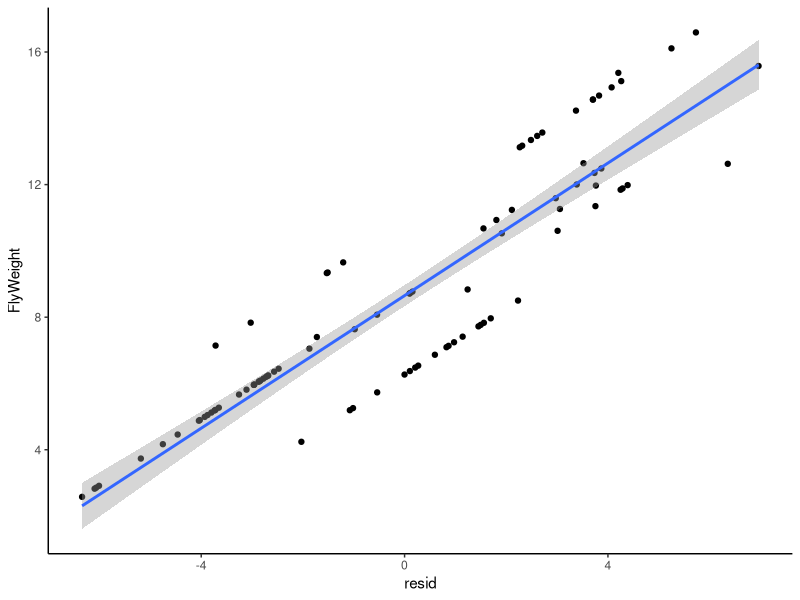
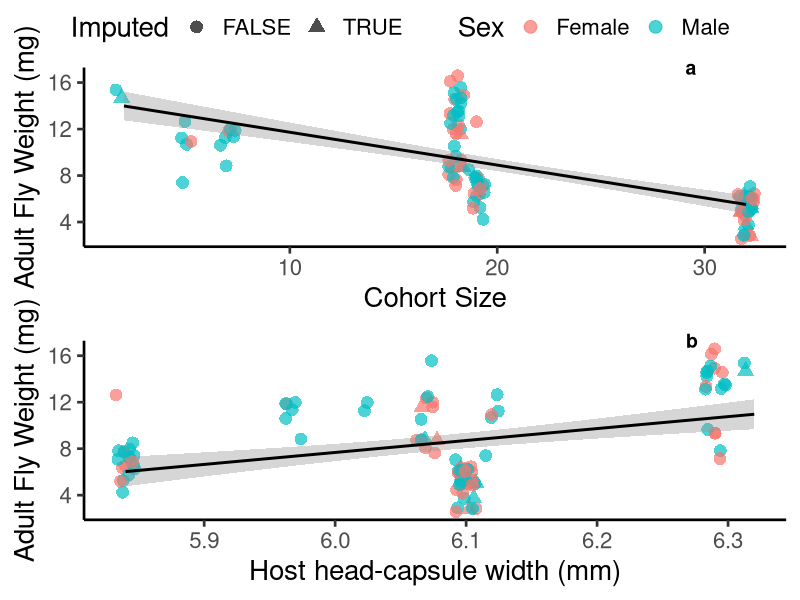
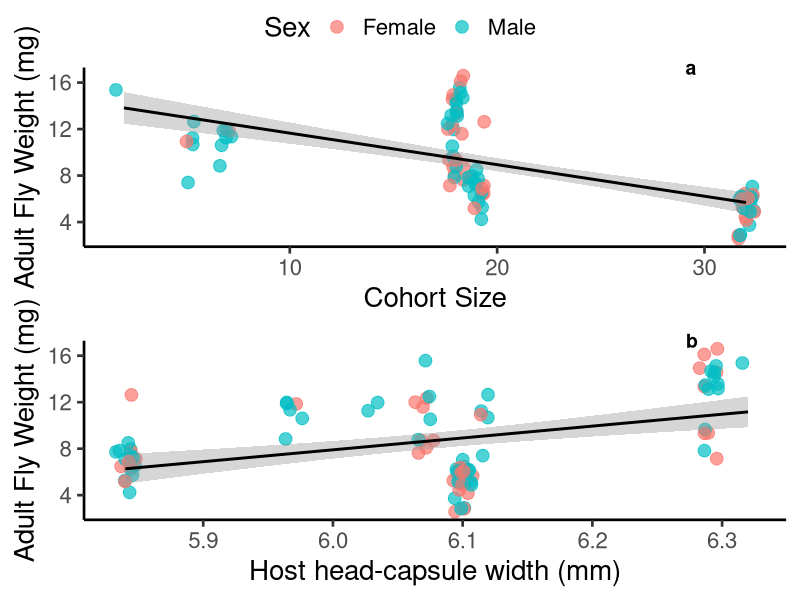

These charts were generated, in order, by the following R code: (Note: this script raises an error after producing the figures.)
#Script for Building cohort and size figures and analysis
#Keaton Wilson
#keatonwilson@me.com
#2018-09-06
#Packages
library(tidyverse)
library(caret)
library(VIM)
library(ggpubr)
library(car)

#Importing the master data file
tach_master = read_csv(file = "Data/TachDataFull.csv")

#Cleaning up a bit
tach_master = tach_master %>%
  select(-SiblingNumber, -NutritionIndex)
tach_master$Sex = factor(tach_master$Sex)

#First steps: 1. Let's get sibling numbers for each group so we can calculate the nutritional index.
siblings = tach_master %>%
  group_by(CaterpillarID) %>%
  summarize(sib_number = max(FlyID))

#left_Join this
tach_master = tach_master %>%
  left_join(siblings)

#Generating a Nutritional Index that is the head capsule width divided by the number of siblings in a cohort
tach_master = tach_master %>%
  mutate(nut_index = HeadCapsuleWidth/sib_number)

#Let's impute missing values with a weighted mean
tach_master_impute = as.tibble(kNN(tach_master, variable = colnames(tach_master[8:13]), numFun = "weightedMean"))
tach_master_impute$FlyWeight = as.numeric(tach_master_impute$FlyWeight)

#Number of imputations
tach_master_impute %>%
  select(UniqueFlyID, FlyWeight_imp:LegsWeight_imp) %>%
  summarize(sum_fw = sum(FlyWeight_imp),
            sum_hw = sum(HeadWeight_imp),
            sum_thw = sum(ThoraxWeight_imp),
            sum_abw = sum(AbWeight_imp),
            sum_ww = sum(WingWeight_imp),
            sum_lw = sum(LegsWeight_imp))

#Total observations 
tach_master_impute %>%
  select(FlyWeight, HeadWeight, ThoraxWeight, AbWeight, WingWeight, LegsWeight) %>%
  summarize(n())


##PLOTS##
#Fly weight as a function of sibling number
Fig.1 = ggplot(tach_master_impute, aes(x = sib_number, y = FlyWeight, color = Sex)) +
  geom_jitter(size = 4, alpha = 0.7, aes(shape = FlyWeight_imp)) +
  theme_classic(base_size = 20) +
  geom_smooth(method = "lm", aes(group = 1), color = "black") +
  xlab("Cohort Size") +
  ylab("Adult Fly Weight (mg)") +
  scale_color_discrete(labels = c("Female", "Male")) +
  scale_shape_discrete("Imputed")

#ggsave(Fig.1, file = "./output/Fig.1.pdf", device = "pdf", width = 10, height = 8, units = "in")

#Summary table
tach_master_impute %>%
  group_by(CaterpillarID) %>%
  summarize(sib_number = mean(sib_number),
            avg_fly_weight = mean(FlyWeight, na.rm = TRUE), 
            n = n()) %>%
  arrange(desc(sib_number))

#Fly weight as a function of head capsule size
Fig.2 = ggplot(tach_master_impute, aes(x = HeadCapsuleWidth, y = FlyWeight, color = Sex)) +
  geom_jitter(size = 4, alpha = 0.7, aes(shape = FlyWeight_imp)) +
  theme_classic(base_size = 20) +
  geom_smooth(method = "lm", aes(group = 1), color = "black") +
  xlab("Host head-capsule width (mm)") +
  ylab("Adult Fly Weight (mg)") +
  scale_color_discrete(labels = c("Female", "Male")) +
  scale_shape_discrete("Imputed")

fig_2_panel = ggarrange(Fig.1, Fig.2, labels = "auto", label.x = 0.85, common.legend = TRUE, nrow = 2)

ggsave(fig_2_panel, file = "./output/Fig.2.pdf", device = "pdf", width = 8.5, height = 11, units = "in")

#best model seems to be one that includes both cohort size and headcapsule width, additively.
lm0 = lm(FlyWeight ~ sib_number, data = tach_master_impute)
lm1 = lm(FlyWeight ~ sib_number + HeadCapsuleWidth, data = tach_master_impute)
lm2 = lm(FlyWeight ~ sib_number*HeadCapsuleWidth, data = tach_master_impute)
lm3 = lm(FlyWeight ~ sib_number*HeadCapsuleWidth*Sex, data = tach_master_impute)

summary(lm0)
summary(lm1)
summary(lm2)
summary(lm3)

AIC(lm0)
AIC(lm1)
AIC(lm2)
AIC(lm3)

#EVERYTHING IS THE SAME AS ABOVE EXCEPT NO IMPUTATION
tach_master = tach_master %>%
  mutate(FlyWeight = as.numeric(FlyWeight))

#Fly weight as a function of sibling number
Fig.1 = ggplot(tach_master, aes(x = sib_number, y = FlyWeight, color = Sex)) +
  geom_jitter(size = 4, alpha = 0.7) +
  theme_classic(base_size = 20) +
  geom_smooth(method = "lm", aes(group = 1), color = "black") +
  xlab("Cohort Size") +
  ylab("Adult Fly Weight (mg)") +
  scale_color_discrete(labels = c("Female", "Male"))

#ggsave(Fig.1, file = "./output/Fig.1.pdf", device = "pdf", width = 10, height = 8, units = "in")

#Summary table
tach_master %>%
  group_by(CaterpillarID) %>%
  summarize(sib_number = mean(sib_number),
            avg_fly_weight = mean(FlyWeight, na.rm = TRUE), 
            n = n()) %>%
  arrange(desc(sib_number))

#Fly weight as a function of head capsule size
Fig.2 = ggplot(tach_master, aes(x = HeadCapsuleWidth, y = FlyWeight, color = Sex)) +
  geom_jitter(size = 4, alpha = 0.7) +
  theme_classic(base_size = 20) +
  geom_smooth(method = "lm", aes(group = 1), color = "black") +
  xlab("Host head-capsule width (mm)") +
  ylab("Adult Fly Weight (mg)") +
  scale_color_discrete(labels = c("Female", "Male"))

fig_2_panel = ggarrange(Fig.1, Fig.2, labels = "auto", label.x = 0.85, common.legend = TRUE, nrow = 2)

ggsave(fig_2_panel, file = "/Users/KeatonWilson/Documents/Writing/Tachinid Development/Figures/Nature Figures/no_impute/Fig2Panel.pdf", device = "pdf", width = 8.5, height = 11, units = "in")

#best model seems to be one that includes both cohort size and headcapsule width, additively.
lm0 = lm(FlyWeight ~ sib_number, data = tach_master)
lm1 = lm(FlyWeight ~ sib_number + HeadCapsuleWidth, data = tach_master)
lm2 = lm(FlyWeight ~ sib_number*HeadCapsuleWidth, data = tach_master)
lm3 = lm(FlyWeight ~ sib_number*HeadCapsuleWidth*Sex, data = tach_master)

summary(lm0)
summary(lm1)
summary(lm2)
summary(lm3)

AIC(lm0)
AIC(lm1)
AIC(lm2)
AIC(lm3)

#Residual plot
tach_master_no_na = tach_master %>%
  filter(!is.na(FlyWeight) & !is.na(HeadCapsuleWidth))

lm_resid = lm(FlyWeight ~ HeadCapsuleWidth, data = tach_master_no_na)

tach_master_no_na %>%
  mutate(resid = residuals(lm_resid)) %>%
  ggplot(aes(x = resid, y = FlyWeight)) +
  geom_point() +
  geom_smooth(method = "lm") +
  theme_classic()

#Checking average differences between males and females #IMPUTED
tach_master_impute %>%
  group_by(Sex) %>%
  summarize(avg_weight = mean(FlyWeight, na.rm = TRUE),
            sd = sd(FlyWeight, na.rm = TRUE),
            n = n())

lm.sex = lm(FlyWeight ~ Sex, data = tach_master_impute)
summary(lm.sex)

#Checking average differences between males and females #NON-IMPUTED
tach_master %>%
  group_by(Sex) %>%
  summarize(avg_weight = mean(FlyWeight, na.rm = TRUE),
            sd = sd(FlyWeight, na.rm = TRUE),
            n = n())

lm.sex = lm(FlyWeight ~ Sex, data = tach_master)
summary(lm.sex)

tach_master_impute %>%
  filter(!is.na(FlyWeight)) %>%
  mutate(residuals = lm0$residuals) %>%
  ggplot(aes(x = residuals, y = HeadCapsuleWidth)) +
  geom_point() +
  geom_smooth(method = "lm") +
  theme_classic()

#Also interesting to note how sex doesn't come into play here... it makes the model worse. Indicating that this relationship isn't
#different among the sexes

#Also need to show that there is a positive correlation between head-capsule width and weight @ wander
#Read in bigger data set

head_cap_wander = read_csv(file = "Data/Parasitized Caterpillar Data.csv")

head_cap_wander %>%
  filter(is.na(Parasitized)) %>%
  filter(HeadCapsuleWidth > 5) %>%
ggplot(aes(x = HeadCapsuleWidth, y = WanderWeight)) +
  geom_jitter(size = 3, alpha = 0.6) +
  theme_classic() +
  geom_smooth(method = "lm") +
  xlab("Head Capsule Width (mm)") +
  ylab("Weight at wandering (g)")

d1 = head_cap_wander %>%
  filter(is.na(Parasitized)) %>%
  filter(HeadCapsuleWidth > 5)

lm_test = lm(WanderWeight ~ HeadCapsuleWidth, data = d1)

lm_head_cap = lm(WanderWeight ~ HeadCapsuleWidth, data = head_cap_wander %>%
                   filter(is.na(Parasitized)))
summary(lm_head_cap)

#Not great - but there are a lot of other variables embedded in that - perhaps it's better to use other examples from the literature.


old_data_size = tibble(CaterpillarID = c(3, 6, 7, 14, 18, 19, 23, 24, 25, 26, 34, 37, 38, 40), sib_number = c(13, 8, 47, 50, 12, 5, 30, 17, 26, 31, 30, 22, 30, 35))

cohort_size = bind_rows(old_data_size, siblings)

ggplot(cohort_size, aes(x = sib_number)) +
  geom_histogram(binwidth = 5, aes(y = ..density..)) +
  geom_density() +
  theme_classic()
